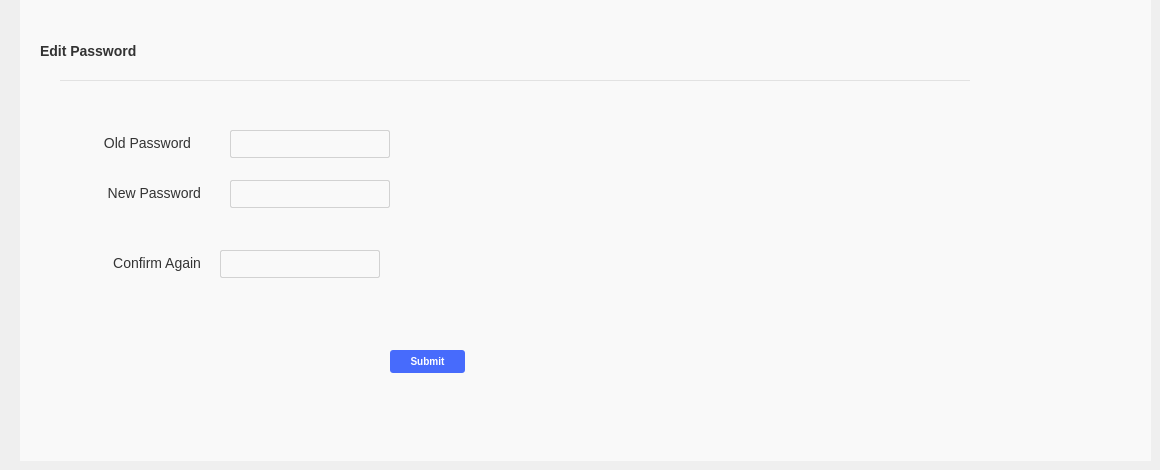
   <widget class="QWidget" name="tab_6">
    <attribute name="title">
     <string>User Management</string>
    </attribute>
    <widget class="QWidget" name="widget_6" native="true">
     <property name="geometry">
      <rect>
       <x>20</x>
       <y>0</y>
       <width>1131</width>
       <height>461</height>
      </rect>
     </property>
     <property name="styleSheet">
      <string notr="true">QWidget{
	font-family:&quot;SimSun&quot;;
	background-color: #F9F9F9;
	font-size:14px;
    color: #333333;
}

QPushButton {
	background-color:rgba(28%,42%,99%,100%);
	border-width:0;
    padding:4px;  
	border-style:inset;  
	border-radius:3px;  
	color:white;
	font:bold 10px;
}
QPushButton:pressed {  
    /* 改变背景色   
    background-color:rgb(40,85,20); */
    /* 使文字有一点移动 */  
    padding-left:6px;  
    padding-top:6px;  
}  
QLineEdit{
border-width:1px;
border-radius:2px;
font-size:14px;
color:#999999;
border:1px solid #D2D2D2;
}
QLineEdit:hover{
border-width:1px;
border-radius:2px;
font-size:14px;
color:#999999;
border:1px solid #476BFD;
}
</string>
     </property>
     <widget class="QLabel" name="UserManagerlabel_title">
      <property name="geometry">
       <rect>
        <x>20</x>
        <y>40</y>
        <width>171</width>
        <height>22</height>
       </rect>
      </property>
      <property name="styleSheet">
       <string notr="true">
	font:bold 14px;</string>
      </property>
      <property name="text">
       <string>Edit Password</string>
      </property>
     </widget>
     <widget class="Line" name="UserManagerline">
      <property name="geometry">
       <rect>
        <x>40</x>
        <y>80</y>
        <width>910</width>
        <height>1</height>
       </rect>
      </property>
      <property name="styleSheet">
       <string notr="true">border:none;
background-color: rgb(226, 226, 226);</string>
      </property>
      <property name="orientation">
       <enum>Qt::Horizontal</enum>
      </property>
     </widget>
     <widget class="QLabel" name="UserManagerlabel_oldpassword">
      <property name="geometry">
       <rect>
        <x>70</x>
        <y>132</y>
        <width>101</width>
        <height>22</height>
       </rect>
      </property>
      <property name="text">
       <string>Old Password</string>
      </property>
      <property name="alignment">
       <set>Qt::AlignRight|Qt::AlignTrailing|Qt::AlignVCenter</set>
      </property>
     </widget>
     <widget class="QLineEdit" name="UserManagerlineEdit_newpassword">
      <property name="geometry">
       <rect>
        <x>210</x>
        <y>130</y>
        <width>160</width>
        <height>28</height>
       </rect>
      </property>
     </widget>
     <widget class="QLabel" name="UserManagerlabel_newpassword">
      <property name="geometry">
       <rect>
        <x>50</x>
        <y>182</y>
        <width>131</width>
        <height>22</height>
       </rect>
      </property>
      <property name="text">
       <string>New Password</string>
      </property>
      <property name="alignment">
       <set>Qt::AlignRight|Qt::AlignTrailing|Qt::AlignVCenter</set>
      </property>
     </widget>
     <widget class="QLineEdit" name="UserManagerlineEdit_oldpassword">
      <property name="geometry">
       <rect>
        <x>210</x>
        <y>180</y>
        <width>160</width>
        <height>28</height>
       </rect>
      </property>
     </widget>
     <widget class="QLabel" name="UserManagerlabel_confirmagain">
      <property name="geometry">
       <rect>
        <x>50</x>
        <y>252</y>
        <width>131</width>
        <height>22</height>
       </rect>
      </property>
      <property name="text">
       <string>Confirm Again</string>
      </property>
      <property name="alignment">
       <set>Qt::AlignRight|Qt::AlignTrailing|Qt::AlignVCenter</set>
      </property>
     </widget>
     <widget class="QLineEdit" name="UserManagerlineEdit_confirmagain">
      <property name="geometry">
       <rect>
        <x>200</x>
        <y>250</y>
        <width>160</width>
        <height>28</height>
       </rect>
      </property>
     </widget>
     <widget class="QPushButton" name="UserManagerpushButton_submit">
      <property name="geometry">
       <rect>
        <x>370</x>
        <y>350</y>
        <width>75</width>
        <height>23</height>
       </rect>
      </property>
      <property name="focusPolicy">
       <enum>Qt::NoFocus</enum>
      </property>
      <property name="styleSheet">
       <string notr="true"/>
      </property>
      <property name="text">
       <string>Submit</string>
      </property>
     </widget>
    </widget>
   </widget>
